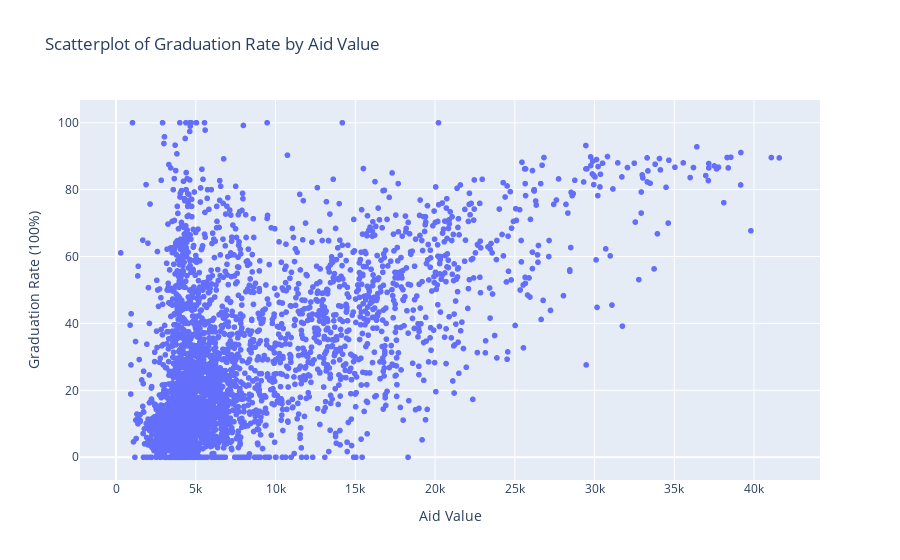
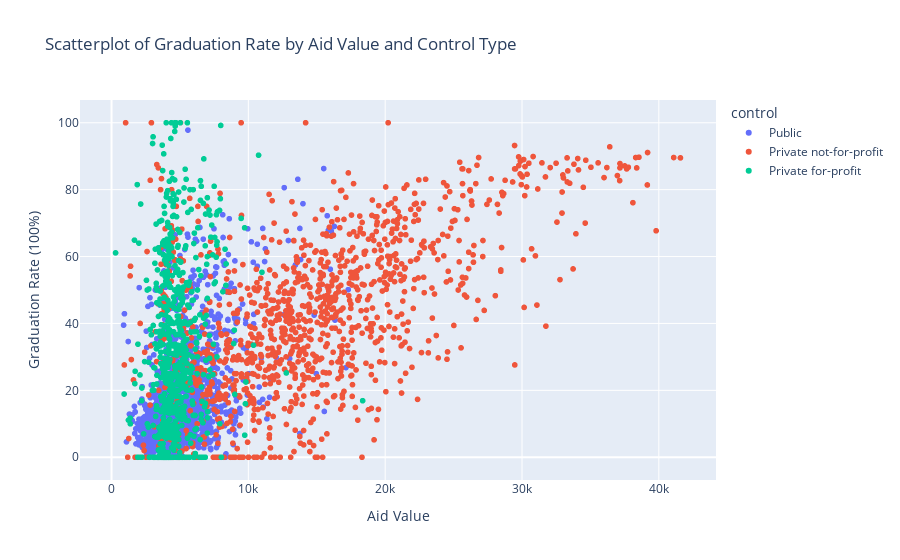

The code cell stored with these charts, in order, in its notebook:
### Code cell
#5.5 Make a scatterplot of `grad_100_value` by `aid_value`
# , and compute the covariance and correlation between the two variables. Describe what you see.
# Now make the same plot and statistics, but conditioning on `control`.
# Describe what you see. For which kinds of institutions does aid seem to vary positively with graduation rates?

# Scatterplot of grad_100_value by aid_value
plot = px.scatter(schools, x='aid_value', y='grad_100_value', title='Scatterplot of Graduation Rate by Aid Value')
plot.update_layout(xaxis_title='Aid Value', yaxis_title='Graduation Rate (100%)')
plot.show()
#The plot shows a positive, moderate linear relationship especially when aid value is higher than 10k.

# Compute covariance and correlation (drop NaN values from both columns together)
data_clean = schools[['aid_value', 'grad_100_value']].dropna()
covariance = np.cov(data_clean['aid_value'], data_clean['grad_100_value'])[0, 1]
correlation = np.corrcoef(data_clean['aid_value'], data_clean['grad_100_value'])[0, 1]
print(f'Overall Covariance: {covariance:.2f}')
print(f'Overall Correlation: {correlation:.4f}')

# There is a positive correlation between aid value and graduation rates, indicating that higher aid values are associated with higher graduation rates.
# Now conditioning on control
plot = px.scatter(schools, x='aid_value', y='grad_100_value', color='control', title='Scatterplot of Graduation Rate by Aid Value and Control Type')
plot.update_layout(xaxis_title='Aid Value', yaxis_title='Graduation Rate (100%)')
plot.show()
# For private nonprofit institutions, there is a stronger positive correlation between aid value and graduation rates compared to public and private for-profit institutions.

### Figure 1 — Plotly figure (JSON) as saved in the notebook; plotly's stock layout.template omitted (floating-point values rounded to 4 significant figures; data arrays with more than 128 entries replaced by an {"elided": "..."} marker saying what was removed)
{"data": [{"hovertemplate": "aid_value=%{x}<br>grad_100_value=%{y}<extra></extra>", "legendgroup": "", "marker": {"color": "#636efa", "symbol": "circle"}, "mode": "markers", "name": "", "showlegend": false, "type": "scattergl", "x": {"elided": "3798 float values"}, "xaxis": "x", "y": {"elided": "3798 float values"}, "yaxis": "y"}], "layout": {"legend": {"tracegroupgap": 0}, "title": {"text": "Scatterplot of Graduation Rate by Aid Value"}, "xaxis": {"anchor": "y", "domain": [0, 1], "title": {"text": "Aid Value"}}, "yaxis": {"anchor": "x", "domain": [0, 1], "title": {"text": "Graduation Rate (100%)"}}}}

### Figure 2 — Plotly figure (JSON) as saved in the notebook; plotly's stock layout.template omitted (floating-point values rounded to 4 significant figures; data arrays with more than 128 entries replaced by an {"elided": "..."} marker saying what was removed)
{"data": [{"hovertemplate": "control=Public<br>aid_value=%{x}<br>grad_100_value=%{y}<extra></extra>", "legendgroup": "Public", "marker": {"color": "#636efa", "symbol": "circle"}, "mode": "markers", "name": "Public", "showlegend": true, "type": "scattergl", "x": {"elided": "1558 float values"}, "xaxis": "x", "y": {"elided": "1558 float values"}, "yaxis": "y"}, {"hovertemplate": "control=Private not-for-profit<br>aid_value=%{x}<br>grad_100_value=%{y}<extra></extra>", "legendgroup": "Private not-for-profit", "marker": {"color": "#EF553B", "symbol": "circle"}, "mode": "markers", "name": "Private not-for-profit", "showlegend": true, "type": "scattergl", "x": {"elided": "1248 float values"}, "xaxis": "x", "y": {"elided": "1248 float values"}, "yaxis": "y"}, {"hovertemplate": "control=Private for-profit<br>aid_value=%{x}<br>grad_100_value=%{y}<extra></extra>", "legendgroup": "Private for-profit", "marker": {"color": "#00cc96", "symbol": "circle"}, "mode": "markers", "name": "Private for-profit", "showlegend": true, "type": "scattergl", "x": {"elided": "992 float values"}, "xaxis": "x", "y": {"elided": "992 float values"}, "yaxis": "y"}], "layout": {"legend": {"title": {"text": "control"}, "tracegroupgap": 0}, "title": {"text": "Scatterplot of Graduation Rate by Aid Value and Control Type"}, "xaxis": {"anchor": "y", "domain": [0, 1], "title": {"text": "Aid Value"}}, "yaxis": {"anchor": "x", "domain": [0, 1], "title": {"text": "Graduation Rate (100%)"}}}}
